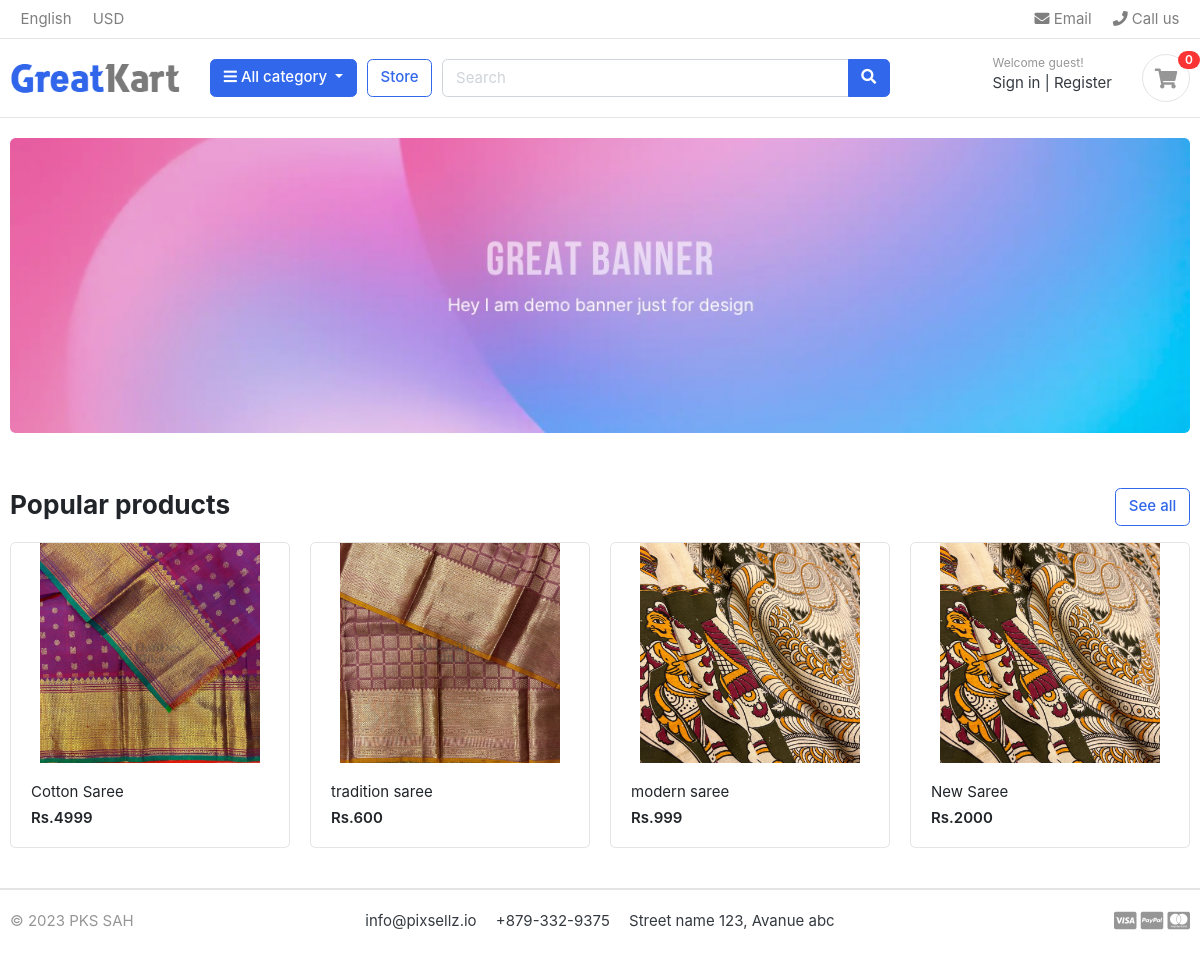
/, run on an earlier commit of the app's database.
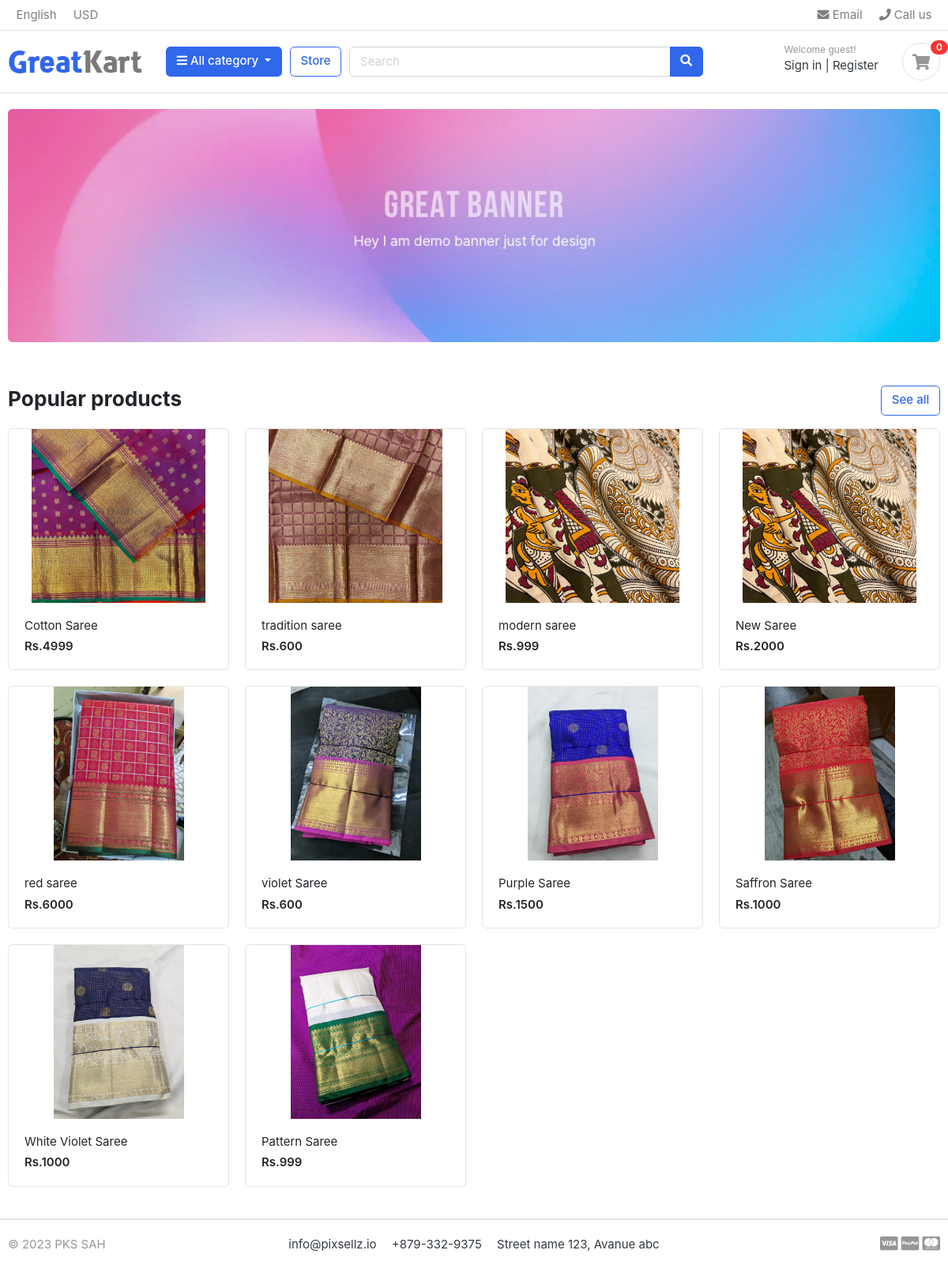
And on a later commit of the database.
### store/models.py (models this page shows, shortened)
class Product(models.Model):
    product_name = models.CharField(max_length=200, unique=True)
    slug = models.SlugField(max_length=200, unique=True)
    description = models.TextField(max_length=500, blank=True)
    price = models.IntegerField()
    images = models.ImageField(upload_to='photos/products')
    stock = models.IntegerField()
    is_available = models.BooleanField(default=True)
    category = models.ForeignKey(Category, on_delete=models.CASCADE)
    created_date = models.DateField(auto_now_add=True)
    modified_date = models.DateTimeField(auto_now=True)
    def get_url(self):
        return reverse('product_detail',args=[self.category.slug, self.slug])

### ecom/views.py (the view)
# urls.py: 2. Add a URL to urlpatterns:  path('', views.home, name='home')
def home(request):
    products = Product.objects.all().filter(is_available=True)
    context = {
        'products': products,
    }
    return render(request, 'home.html', context)

### carts/context_processors.py (called while the page is built)
def counter(request):
    cart_count =0
    if 'admin' in request.path:
        return {}
    else:
        try:
            cart = Cart.objects.filter(cart_id= _cart_id(request))
            cart_items = CartItem.objects.all().filter(cart=cart[:1])
            for cart_item in cart_items:
                cart_count =  cart_count + cart_item.quantity
        except Cart.DoesNotExist:
            cart_count = 0
    return dict(cart_count=cart_count)

### carts/views.py (called while the page is built)
def _cart_id(request):
    cart = request.session.session_key
    if not cart:
        cart = request.session.create()
    return cart

### category/context_processors.py (called while the page is built)
def menu_links(request):
    links = Category.objects.all()
    return dict(links=links)

### category/models.py (called while the page is built)
    def get_url(self):
        return reverse('product_by_category', args=[self.slug])

### templates/home.html
{% extends 'base.html' %}
{% load static %}
{% block content %}
<body>
</body>
<section class="section-intro padding-y-sm">
<div class="container">
<div class="intro-banner-wrap">
	<img src="{% static 'images/banners/1.jpg' %}" class="img-fluid rounded">
</div>
</div>
</section>
<section class="section-name padding-y-sm">
<div class="container">
<header class="section-heading">
	<a href="{% url 'store' %}" class="btn btn-outline-primary float-right">See all</a>
	<h3 class="section-title">Popular products</h3>
</header>
<div class="row">
	{% for product in products %}
	<div class="col-md-3">
		<div class="card card-product-grid">
			<a href="{{product.get_url}}" class="img-wrap"> <img src="{{ product.images.url }}"> </a>
			<figcaption class="info-wrap">
				<a href="{{product.get_url}}" class="title">{{product.product_name}}</a>
				<div class="price mt-1">Rs.{{product.price}}</div>
			</figcaption>
		</div>
	</div>
	{% endfor %}
</div>
</div>
</section>
{% endblock %}

### templates/base.html (shortened to what this page needs)
{% load static %}
<!DOCTYPE HTML>
<html lang="en">
<head>
<link href="{% static 'css/bootstrap.css' %}" rel="stylesheet" type="text/css"/>
<link href="{% static 'fonts/fontawesome/css/all.min.css'%}" type="text/css" rel="stylesheet">
<link href="{% static 'css/ui.css'  %}" rel="stylesheet" type="text/css"/>
<link href="{% static 'css/responsive.css' %}" rel="stylesheet" media="only screen and (max-width: 1200px)" />
</head>
{% include 'includes/navbar.html' %}
{% block content  %}
{% endblock %}
{% include 'includes/footer.html' %}

### templates/includes/navbar.html (shortened to what this page needs)
{% load static %}
<header class="section-header">
  <nav class="navbar p-md-0 navbar-expand-sm navbar-light border-bottom">
    <div class="container">
      <div class="collapse navbar-collapse" id="navbarTop4">
        <ul class="navbar-nav mr-auto">
          <li class="nav-item dropdown">
            <a href="#" class="nav-link"> English </a>
          </li>
          <li class="nav-item dropdown">
            <a href="#" class="nav-link"> USD </a>
          </li>
        </ul>
        <ul class="navbar-nav">
          <li>
            <a href="#" class="nav-link">
              <i class="fa fa-envelope"></i> Email
            </a>
          </li>
          <li>
            <a href="#" class="nav-link">
              <i class="fa fa-phone"></i> Call us
            </a>
          </li>
        </ul>
      </div>
    </div>
  </nav>
  <section class="header-main border-bottom">
    <div class="container">
      <div class="row align-items-center">
        <div class="col-lg-2 col-md-3 col-6">
          <a href="{% url 'home' %}" class="brand-wrap">
            <img class="logo" src="{% static './images/logo.png' %}" />
          </a>
        </div>
        <div class="col-lg col-sm col-md col-6 flex-grow-0">
          <div class="category-wrap dropdown d-inline-block float-right">
            <button
              type="button"
              class="btn btn-primary dropdown-toggle"
              data-toggle="dropdown"
            >
              <i class="fa fa-bars"></i> All category
            </button>
          </div>
        </div>
        <a href="{% url 'store' %}" class="btn btn-outline-primary">Store</a>
        <div class="col-lg col-md-6 col-sm-12 col">
          <form action="{% url 'search' %}" class="search" method="GET">
            <div class="input-group w-100">
              <input
                type="text"
                class="form-control"
                style="width: 60%"
                placeholder="Search" name="keyword"
              />
              <div class="input-group-append">
                <button class="btn btn-primary" type="submit">
                  <i class="fa fa-search"></i>
                </button>
              </div>
            </div>
          </form>
        </div>
        <div class="col-lg-3 col-sm-6 col-8 order-2 order-lg-3">
          <div class="d-flex justify-content-end mb-3 mb-lg-0">
            <div class="widget-header">
              <small class="title text-muted">Welcome guest!</small>
              <div>
                <a href="{% url 'login' %}">Sign in</a>
                <span class="dark-transp"> | </span>
                <a href="{% url 'register' %}"> Register</a>
              </div>
            </div>
            <a href="{% url 'cart' %}" class="widget-header pl-3 ml-3">
              <div class="icon icon-sm rounded-circle border">
                <i class="fa fa-shopping-cart"></i>
              </div>
              <span class="badge badge-pill badge-danger notify">{{cart_count}}</span>
            </a>
          </div>
        </div>
      </div>
    </div>
  </section>
</header>

### templates/includes/footer.html
<footer class="section-footer border-top">
	<div class="container">
		<section class="footer-bottom border-top row">
			<div class="col-md-2">
				<p class="text-muted"> &copy 2023 PKS SAH</p>
			</div>
			<div class="col-md-8 text-md-center">
				<span  class="px-2">info@pixsellz.io</span>
				<span  class="px-2">+879-332-9375</span>
				<span  class="px-2">Street name 123, Avanue abc</span>
			</div>
			<div class="col-md-2 text-md-right text-muted">
				<i class="fab fa-lg fa-cc-visa"></i>
				<i class="fab fa-lg fa-cc-paypal"></i>
				<i class="fab fa-lg fa-cc-mastercard"></i>
			</div>
		</section>
	</div>
</footer>

### static/css/ui.css (style rules this page uses)
html { font-family: "Inter", sans-serif; font-size: 15px; }
.img-wrap { text-align: center; display: block; }
.img-wrap img { max-width: 100%; }
.icon-xs, .icon-sm, .icon-md, .icon-lg { display: inline-block; text-align: center; flex-shrink: 0; flex-grow: 0; }
.icon-sm { width: 48px; height: 48px; line-height: 48px !important; font-size: 20px; }
.padding-y-sm { padding-top: 20px; padding-bottom: 20px; }
.section-heading { margin-bottom: 20px; margin-top: 15px; }
.section-title { color: #212529; }
p:last-child { margin-bottom: 0; }
.header-main { position: relative; padding-top: 1rem; padding-bottom: 1rem; }
.brand-wrap .logo, .navbar-brand .logo { margin-right: 7px; max-height: 42px; display: inline-block; }
.widget-header { display: inline-block; vertical-align: middle; position: relative; }
.widget-header a { color: #343a40; }
.widget-header i { color: #969696; }
.widget-header .title { display: block; }
.widget-header .notify { position: absolute; top: -3px; right: -10px; }
.footer-bottom { padding-top: 20px; padding-bottom: 20px; }
[class*=card-product] a.title { color: #212529; display: block; }
[class*=card-product] .img-wrap { overflow: hidden; position: relative; }
[class*=card-product] .img-wrap img { height: 100%; max-width: 100%; width: auto; display: inline-block; -o-object-fit: cover; object-fit: cover; }
.card-product-grid { margin-bottom: 20px; }
.card-product-grid .img-wrap { border-radius: 0.2rem 0.2rem 0 0; height: 220px; }
.card-product-grid .info-wrap { overflow: hidden; padding: 18px 20px; }
.card .img-wrap { overflow: hidden; }
.notify { position: absolute; top: -4px; right: -10px; display: inline-block; padding: 0.25em 0.6em; font-size: 12px; line-height: 1; text-align: center; border-radius: 3rem; color: #fff; background-color: #fa3434; }
.price { font-weight: 600; color: #212529; }

What changed in the data, as far as the page shows it:
added Product: images (picture), product_name "red saree", price "6000"
added Product: images (picture), product_name "violet Saree", price "600"
added Product: images (picture), product_name "Purple Saree", price "1500"
added Product: images (picture), product_name "Saffron Saree", price "1000"
added Product: images (picture), product_name "White Violet Saree", price "1000"
added Product: images (picture), product_name "Pattern Saree", price "999"
